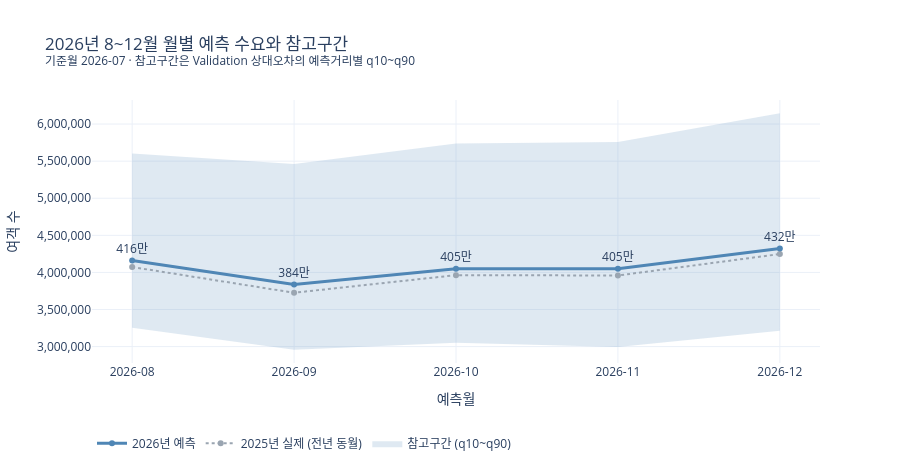

Notebook code cell kept with this figure:
### Code cell
# 차트: 8~12월 월별 예측을 전년 동월 실적·참고구간과 함께 본다.
month_chart = feat_deploy.groupby('target_period').agg(
    전년실적=('seasonal_naive_pred', 'sum'), 예측=('pred_final', 'sum'),
    하한=('lo', 'sum'), 상한=('hi', 'sum')).reset_index()
month_chart['예측월'] = month_chart['target_period'].astype(str)

fig = go.Figure()
fig.add_trace(go.Scatter(x=month_chart['예측월'], y=month_chart['상한'],
                         mode='lines', line={'width': 0},
                         hoverinfo='skip', showlegend=False))
fig.add_trace(go.Scatter(x=month_chart['예측월'], y=month_chart['하한'],
                         name='참고구간 (q10~q90)', mode='lines',
                         line={'width': 0}, fill='tonexty',
                         fillcolor='rgba(79,134,181,0.18)'))
fig.add_trace(go.Scatter(x=month_chart['예측월'], y=month_chart['전년실적'],
                         name='2025년 실제 (전년 동월)', mode='lines+markers',
                         line={'color': '#9AA5B1', 'dash': 'dot'}))
fig.add_trace(go.Scatter(x=month_chart['예측월'], y=month_chart['예측'],
                         name='2026년 예측', mode='lines+markers+text',
                         line={'color': '#4F86B5', 'width': 3},
                         text=month_chart['예측'].map(lambda v: f'{v/1e4:,.0f}만'),
                         textposition='top center'))
fig.update_layout(
    title=('2026년 8~12월 월별 예측 수요와 참고구간'
           '<br><sup>기준월 2026-07 · 참고구간은 Validation 상대오차의 예측거리별 q10~q90</sup>'),
    xaxis_title='예측월', yaxis_title='여객 수', yaxis_tickformat=',',
    template=PLOTLY_TEMPLATE, height=470,
    legend={'orientation': 'h', 'y': -0.25})
fig.update_xaxes(type='category')
fig.show(config={'displaylogo': False})

### Figure 1 — Plotly figure (JSON) as saved in the notebook; plotly's stock layout.template omitted (floating-point values rounded to 4 significant figures)
{"data": [{"hoverinfo": "skip", "line": {"width": 0}, "mode": "lines", "showlegend": false, "type": "scatter", "x": ["2026-08", "2026-09", "2026-10", "2026-11", "2026-12"], "y": [5602000.0, 5462000.0, 5739000.0, 5759000.0, 6147000.0]}, {"fill": "tonexty", "fillcolor": "rgba(79,134,181,0.18)", "line": {"width": 0}, "mode": "lines", "name": "참고구간 (q10~q90)", "type": "scatter", "x": ["2026-08", "2026-09", "2026-10", "2026-11", "2026-12"], "y": [3255000.0, 2956000.0, 3052000.0, 2995000.0, 3213000.0]}, {"line": {"color": "#9AA5B1", "dash": "dot"}, "mode": "lines+markers", "name": "2025년 실제 (전년 동월)", "type": "scatter", "x": ["2026-08", "2026-09", "2026-10", "2026-11", "2026-12"], "y": [4073000.0, 3726000.0, 3963000.0, 3958000.0, 4248000.0]}, {"line": {"color": "#4F86B5", "width": 3}, "mode": "lines+markers+text", "name": "2026년 예측", "text": ["416만", "384만", "405만", "405만", "432만"], "textposition": "top center", "type": "scatter", "x": ["2026-08", "2026-09", "2026-10", "2026-11", "2026-12"], "y": [4160000.0, 3837000.0, 4049000.0, 4049000.0, 4322000.0]}], "layout": {"height": 470, "legend": {"orientation": "h", "y": -0.25}, "title": {"text": "2026년 8~12월 월별 예측 수요와 참고구간<br><sup>기준월 2026-07 · 참고구간은 Validation 상대오차의 예측거리별 q10~q90</sup>"}, "xaxis": {"title": {"text": "예측월"}, "type": "category"}, "yaxis": {"tickformat": ",", "title": {"text": "여객 수"}}}}
